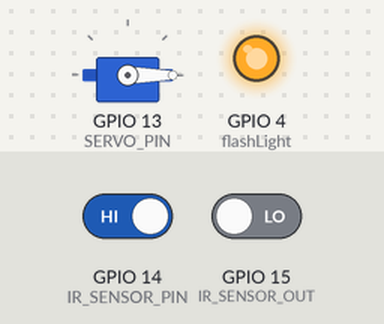
Recording of a sketch running on a simulated ESP32. Parts: servo, output pins drawn as LEDs (lit = HIGH). Inputs (shaded band) come from the test bench; at power-on: GPIO 15 (IR_SENSOR_OUT) LOW, GPIO 14 (IR_SENSOR_PIN) HIGH. WiFi joins after 1.5 s; servers stay silent unless stated; uploads are accepted with an empty reply; the local clock reads 2024-03-15 10:24:30 at power-on unless the sketch sets it; the camera gives no picture; what the sketch prints to the serial monitor is not drawn.

Above: at 1.9 s.
At 3.0 s:
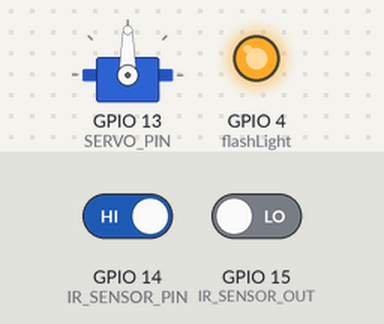
3.1 s: GPIO 15 (IR_SENSOR_OUT) driven HIGH
At 5.9 s:
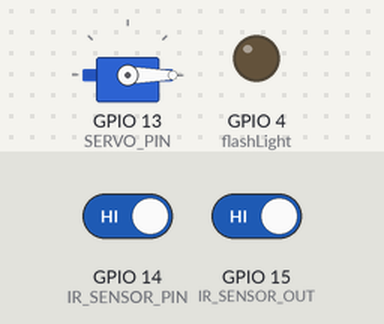
Timing chart, 0 to 7.4 s (numbered marks = the images above; inputs shaded):
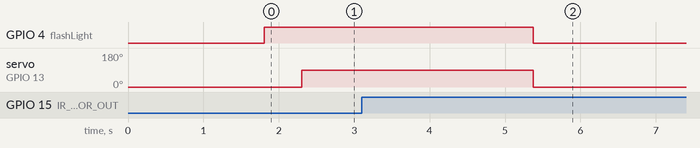

Measured:
- after the input at 3.1 s, servo on GPIO 13 (SERVO_PIN): 90° → 0° after 2.3 s

The sketch:

car_park.ino
```cpp
#include <Arduino.h>
#include <WiFi.h>
#include <WiFiClientSecure.h>
#include <HTTPClient.h>
#include <ESP32Servo.h>
#include "soc/soc.h"
#include "soc/rtc_cntl_reg.h"
#include "esp_camera.h"
#include <time.h>

// WiFi details
const char* ssid = "Newera2G";
const char* password = "newera123456";
String serverName = "www.circuitdigest.cloud";  // Replace with your server domain
String serverPath = "/readnumberplate";        // API endpoint path
const int serverPort = 443;                    // HTTPS port
String apiKey = "bX6L7SyylBdU";                // Replace with your API keyd

String nodeRedUrl = "http://192.168.0.199:1880/capture";

// Pin Definitions
#define IR_SENSOR_OUT 15
#define IR_SENSOR_PIN 14  // GPIO pin connected to the IR sensor
#define flashLight 4      // GPIO pin for the flashlight
#define SERVO_PIN 13      // GPIO pin for servo motor control

int count = 0;            // Counter for image uploads
unsigned long timeIn = 0; // Timestamp for car entry
unsigned long timeOut = 0; // Timestamp for car exit

Servo myServo;            // Create a Servo object
int servoPosition = 0;    // Initial servo position

WiFiClientSecure client;  // Secure client for HTTPS communication

// Camera GPIO pins - adjust based on your ESP32-CAM board
#define PWDN_GPIO_NUM 32
#define RESET_GPIO_NUM -1
#define XCLK_GPIO_NUM 0
#define SIOD_GPIO_NUM 26
#define SIOC_GPIO_NUM 27
#define Y9_GPIO_NUM 35
#define Y8_GPIO_NUM 34
#define Y7_GPIO_NUM 39
#define Y6_GPIO_NUM 36
#define Y5_GPIO_NUM 21
#define Y4_GPIO_NUM 19
#define Y3_GPIO_NUM 18
#define Y2_GPIO_NUM 5
#define VSYNC_GPIO_NUM 25
#define HREF_GPIO_NUM 23
#define PCLK_GPIO_NUM 22

// Function prototypes
int sendPhoto();
void controlServo();

void sendToNodeRed(String numberPlate, String imageUrl, unsigned long timeIn, unsigned long timeOut) {
  HTTPClient http;

  http.begin(nodeRedUrl);
  http.addHeader("Content-Type", "application/json");

  String formattedTimeIn = getFormattedTimeFromMillis(timeIn);  // Convert millis to formatted time
  String formattedTimeOut = getFormattedTimeFromMillis(timeOut);  // Convert millis to formatted time

  String payload = "{\"number_plate\":\"" + numberPlate +
                   "\",\"image_url\":\"" + imageUrl +
                   "\",\"time_in\":\"" + formattedTimeIn +
                   "\",\"time_out\":\"" + formattedTimeOut + "\"}";
  int httpResponseCode = http.POST(payload);

  if (httpResponseCode > 0) {
    Serial.println("POST Success, response:");
    Serial.println(http.getString());
  } else {
    Serial.print("POST Failed, error: ");
    Serial.println(httpResponseCode);
  }
  http.end();
}

// Function to extract a JSON string value by key
String extractJsonStringValue(const String& jsonString, const String& key) {
  int keyIndex = jsonString.indexOf(key);
  if (keyIndex == -1) {
    return "";
  }

  int startIndex = jsonString.indexOf(':', keyIndex) + 2;
  int endIndex = jsonString.indexOf('"', startIndex);

  if (startIndex == -1 || endIndex == -1) {
    return "";
  }

  return jsonString.substring(startIndex, endIndex);
}

void setup() {
  // Disable brownout detector
  WRITE_PERI_REG(RTC_CNTL_BROWN_OUT_REG, 0);
  Serial.begin(115200);
  pinMode(flashLight, OUTPUT);
  pinMode(IR_SENSOR_PIN, INPUT);
  pinMode(IR_SENSOR_OUT, INPUT);
  digitalWrite(flashLight, LOW);


  // Initialize Servo
  myServo.attach(SERVO_PIN);
  myServo.write(0);  // Set initial position to 0 degrees

  // Connect to WiFi
  WiFi.mode(WIFI_STA);
  Serial.println();
  Serial.print("Connecting to ");
  Serial.println(ssid);
  WiFi.begin(ssid, password);
  while (WiFi.status() != WL_CONNECTED) {
    Serial.print(".");
    delay(500);
  }
  Serial.println();
  Serial.print("ESP32-CAM IP Address: ");
  Serial.println(WiFi.localIP());
    configTime(0, 0, "pool.ntp.org");  // Set your timezone
  struct tm timeinfo;
  if (!getLocalTime(&timeinfo)) {
    Serial.println("Failed to obtain time");
  } else {
    Serial.print("Current time: ");
    Serial.println(&timeinfo, "%A, %B %d %Y %H:%M:%S");
  }

  // Initialize Servo
  myServo.attach(SERVO_PIN);
  myServo.write(0);

  // Configure camera
  camera_config_t config;
  config.ledc_channel = LEDC_CHANNEL_0;
  config.ledc_timer = LEDC_TIMER_0;
  config.pin_d0 = Y2_GPIO_NUM;
  config.pin_d1 = Y3_GPIO_NUM;
  config.pin_d2 = Y4_GPIO_NUM;
  config.pin_d3 = Y5_GPIO_NUM;
  config.pin_d4 = Y6_GPIO_NUM;
  config.pin_d5 = Y7_GPIO_NUM;
  config.pin_d6 = Y8_GPIO_NUM;
  config.pin_d7 = Y9_GPIO_NUM;
  config.pin_xclk = XCLK_GPIO_NUM;
  config.pin_pclk = PCLK_GPIO_NUM;
  config.pin_vsync = VSYNC_GPIO_NUM;
  config.pin_href = HREF_GPIO_NUM;
  config.pin_sscb_sda = SIOD_GPIO_NUM;
  config.pin_sscb_scl = SIOC_GPIO_NUM;
  config.pin_pwdn = PWDN_GPIO_NUM;
  config.pin_reset = RESET_GPIO_NUM;
  config.xclk_freq_hz = 20000000;
  config.pixel_format = PIXFORMAT_JPEG;

  if (psramFound()) {
    config.frame_size = FRAMESIZE_SVGA;
    config.jpeg_quality = 5;  // Lower number means higher quality
    config.fb_count = 2;
  } else {
    config.frame_size = FRAMESIZE_CIF;
    config.jpeg_quality = 12;
    config.fb_count = 1;
  }

  // Initialize camera
  esp_err_t err = esp_camera_init(&config);
  if (err != ESP_OK) {
    Serial.printf("Camera init failed with error 0x%x", err);
    delay(1000);
    ESP.restart();
  }
}
String getFormattedTimeFromMillis(unsigned long millisValue) {
  if (millisValue == 0) {
    return "0";  // Return "0" if the time is not set
  }
  struct tm timeinfo;
  if (!getLocalTime(&timeinfo)) {
    Serial.println("Failed to obtain time");
    return "";
  }
  time_t now = time(nullptr) + (millisValue / 1000);
  localtime_r(&now, &timeinfo);
  char timeStr[50];
  strftime(timeStr, sizeof(timeStr), "%A, %B %d %Y %H:%M:%S", &timeinfo);
  return String(timeStr);
}

void loop() {
  if (digitalRead(IR_SENSOR_PIN) == LOW) {
    timeIn = millis();  // Capture time when car enters
    timeOut = 0;        // Reset timeOut when entering
    String formattedTimeIn = getFormattedTimeFromMillis(timeIn);
    Serial.println("Car detected IN! Capturing photo...");
    Serial.println("Time In: " + formattedTimeIn);

    digitalWrite(flashLight, HIGH);
    delay(500);
    openGate();
    int status = sendPhoto();  // Capture and send photo
    digitalWrite(flashLight, LOW);

    while (digitalRead(IR_SENSOR_PIN) == LOW) {
      delay(100);
    }
    closeGate();
    if (status == -1) {
      Serial.println("Image Capture Failed");
    } else if (status == -2) {
      Serial.println("Server Connection Failed");
    }
    delay(2000);
  }

  // Detect car exit
  if (digitalRead(IR_SENSOR_OUT) == LOW) {
    timeOut = millis();  // Capture time when car exits
    timeIn = 0;          // Reset timeIn when exiting
    String formattedTimeOut = getFormattedTimeFromMillis(timeOut);
    Serial.println("Car detected OUT! Capturing photo...");
    Serial.println("Time Out: " + formattedTimeOut);

    digitalWrite(flashLight, HIGH);
    delay(500);
    openGate();  // Open the gate
    int status = sendPhoto();  // Capture and send photo
    digitalWrite(flashLight, LOW);

    while (digitalRead(IR_SENSOR_OUT) == LOW) {
      delay(100);
    }
    closeGate();  // Close the gate after car leaves

    if (status == -1) {
      Serial.println("Image Capture Failed");
    } else if (status == -2) {
      Serial.println("Server Connection Failed");
    }
    delay(2000);
  }
}


void openGate() {
  Serial.println("Opening gate...");
  myServo.write(90); // Rotate servo to 90 degrees
  delay(2000);       // Keep the gate open for 2 seconds
}

// Function to close the gate
void closeGate() {
  Serial.println("Closing gate...");
  myServo.write(0); // Rotate servo back to 0 degrees
  delay(2000);      // Ensure the gate has time to close
}

// Function to capture and send photo to the server
int sendPhoto() {
  camera_fb_t* fb = NULL;

  // Capture image
  delay(100);
  fb = esp_camera_fb_get();
  delay(100);

  if (!fb) {
    Serial.println("Camera capture failed");
    return -1;
  }

  // Connect to server
  Serial.println("Connecting to server:" + serverName);
  client.setInsecure();  // Skip certificate validation for simplicity

  if (client.connect(serverName.c_str(), serverPort)) {
    Serial.println("Connection successful!");
    delay(300);
    Serial.println("Data Uploading !");

    // Increment count and prepare file name
    count++;
    String filename = apiKey + ".jpeg";

    // Prepare HTTP POST request
    String head = "--CircuitDigest\r\nContent-Disposition: form-data; name=\"imageFile\"; filename=\"" + filename + "\"\r\nContent-Type: image/jpeg\r\n\r\n";
    String tail = "\r\n--CircuitDigest--\r\n";
    uint32_t imageLen = fb->len;
    uint32_t extraLen = head.length() + tail.length();
    uint32_t totalLen = imageLen + extraLen;

    client.println("POST " + serverPath + " HTTP/1.1");
    client.println("Host: " + serverName);
    client.println("Content-Length: " + String(totalLen));
    client.println("Content-Type: multipart/form-data; boundary=CircuitDigest");
    client.println("Authorization:" + apiKey);
    client.println();
    client.print(head);

    // Send image data in chunks
    uint8_t* fbBuf = fb->buf;
    size_t fbLen = fb->len;
    for (size_t n = 0; n < fbLen; n += 1024) {
      if (n + 1024 < fbLen) {
        client.write(fbBuf, 1024);
        fbBuf += 1024;
      } else {
        size_t remainder = fbLen % 1024;
        client.write(fbBuf, remainder);
      }
    }

    client.print(tail);

    // Clean up
    esp_camera_fb_return(fb);
    Serial.println("Waiting For Response!");

    // Wait for server response
    String response;
    long startTime = millis();
    while (client.connected() && millis() - startTime < 5000) {
      if (client.available()) {
        char c = client.read();
        response += c;
      }
    }

    // Extract and display NPR data from response
    String NPRData = extractJsonStringValue(response, "\"number_plate\"");
    String imageLink = extractJsonStringValue(response, "\"view_image\"");

    Serial.print("Response: ");
    Serial.println(response);

    client.stop();

    // Pass the timeIn and timeOut values to the sendToNodeRed function
    sendToNodeRed(NPRData, imageLink, timeIn, timeOut);

    return 0;
  } else {
    Serial.println("Connection failed");
    return -2;
  }
}
```
